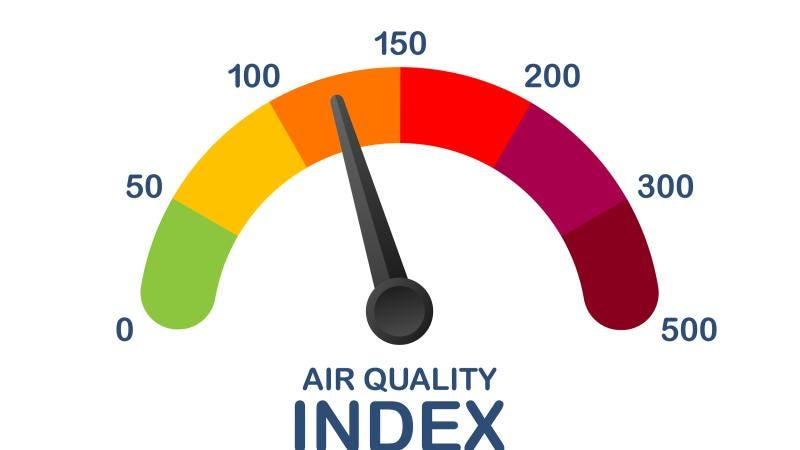
#> input picture meter_reading.jpg, 800 x 450 px
$ python meterReading.py
#> lines starting #> are read from the running program, lines starting #| are printed output that depends on the picture; after the words box and inside, x2 and y2 are one past the last pixel; in counts of white or black regions, pixels touching at a corner belong together; long printed decimals are rounded
#> further down, image is the input picture: shape (450, 800, 3); mean B, G, R 213.8, 220.8, 236.3
import cv2
import numpy as np

def create_meter_reading(image):
  """Creates a meter reading from an image of a meter.

  Args:
    image: A numpy array representing the image of the meter.

  Returns:
    A float representing the meter reading.
  """

  # Convert the image to grayscale.
  gray = cv2.cvtColor(image, cv2.COLOR_BGR2GRAY)
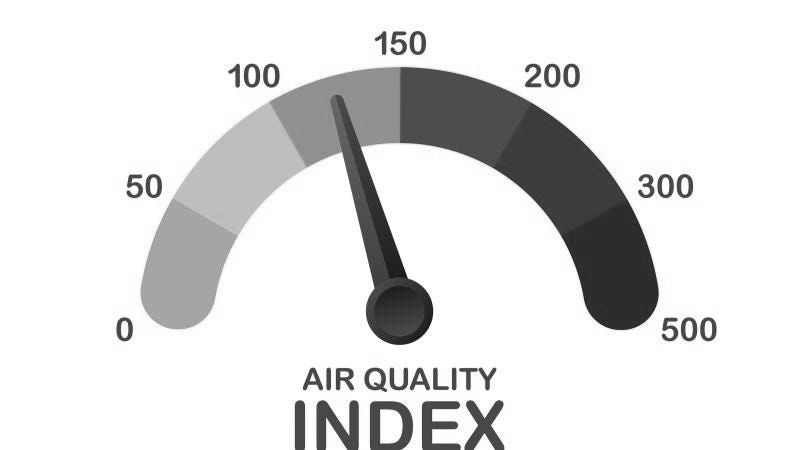
#> gray: shape (450, 800); min 4, max 255, mean 224.6

  # Detect the needle of the meter.
  edges = cv2.Canny(gray, 50, 150)
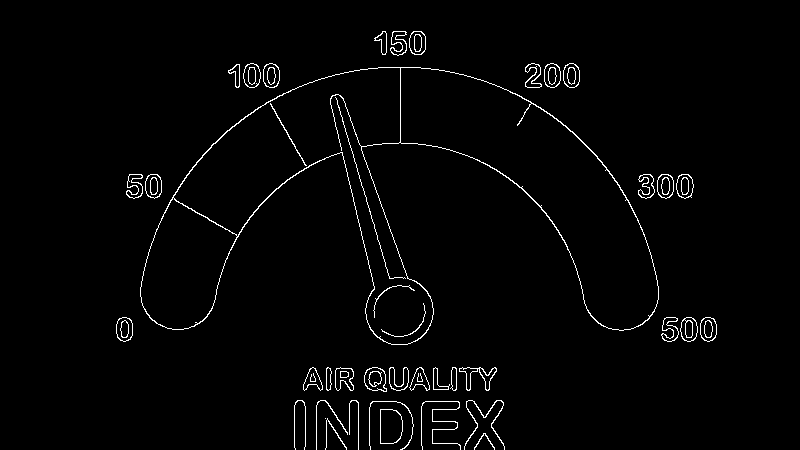
#> edges: shape (450, 800); 2% white in thin lines or dots, all inside (x1, y1, x2, y2) = (116, 31, 717, 450)

  # Find the center of the meter.
  center = np.mean(np.where(edges == 255), axis=1)
#> center = [248.6, 409.2]

  # Calculate the angle of the needle.
  angle = np.arctan2(center[1] - image.shape[0] / 2, center[0] - image.shape[1] / 2)
#> angle = 2.26

  # Convert the angle to a meter reading.
  max_meter_reading = 100
  min_meter_reading = 0
  meter_reading = angle * (max_meter_reading - min_meter_reading) / 360
#> meter_reading = 0.627

  return meter_reading

# Read the image of the meter.
image = cv2.imread("meter_reading.jpg")

# Create a meter reading.
meter_reading = create_meter_reading(image)
#> meter_reading = 0.627

# Print the meter reading.
print(meter_reading)
#| 0.6274
